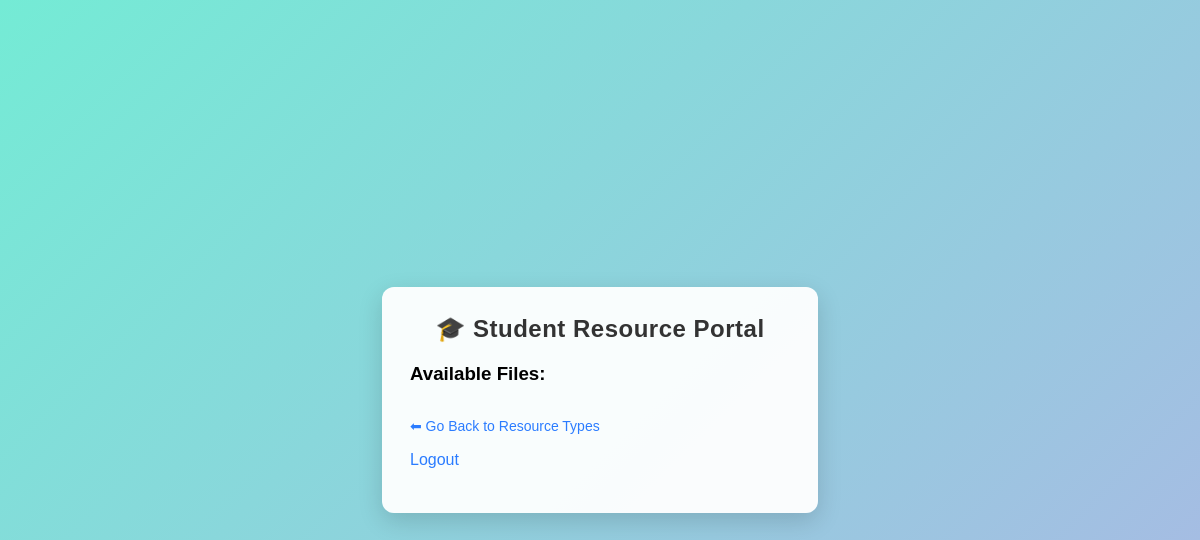
Before: /student/Notes/MCA/1st/1/Mid (signed in) with the older database file.
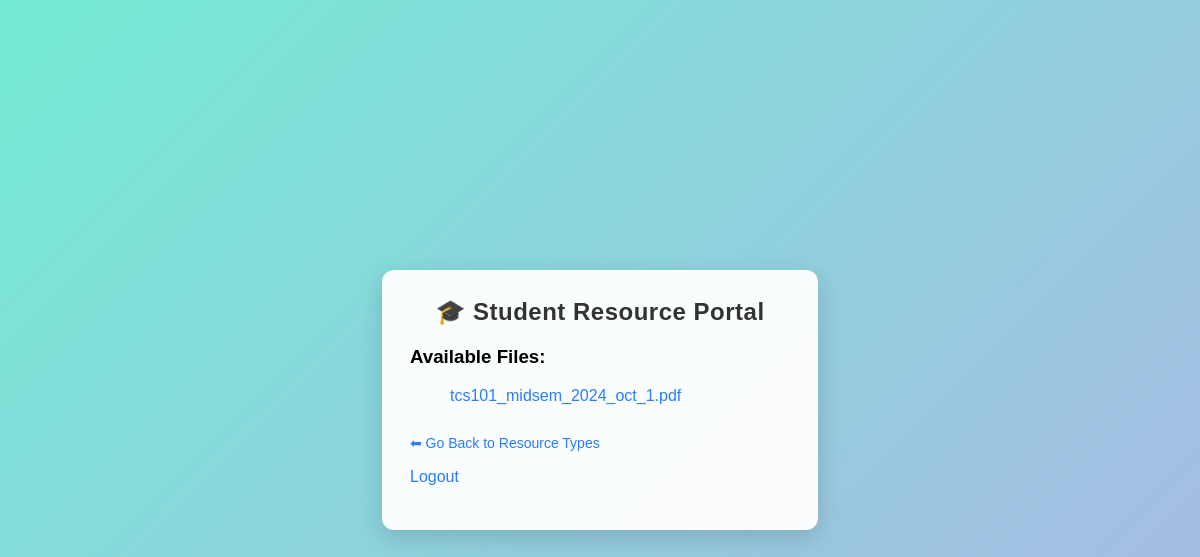
After: the same page with the newer database file.
### models/file.py (models this page shows, shortened)
class File(db.Model):
    __tablename__ = 'files'
    id = db.Column(db.Integer, primary_key=True)
    filename = db.Column(db.String(255), nullable=False)
    filepath = db.Column(db.String(255), nullable=False)
    uploaded_by = db.Column(db.Integer, db.ForeignKey('users.id'))
    resource_type = db.Column(db.String(100))
    course = db.Column(db.String(100))
    year = db.Column(db.String(20))
    semester = db.Column(db.String(20))
    exam_type = db.Column(db.String(50))
    upload_time = db.Column(db.String(50), default=datetime.datetime.now().strftime("%Y-%m-%d %H:%M:%S"))

### routes/student_routes.py (the view)
    def wrapper(*args, **kwargs):
        if "user_id" not in session:
            return redirect(url_for("auth.login_page"))
        return fn(*args, **kwargs)

### routes/auth_routes.py (called while the page is built, shortened)
def ensure_default_users():
    defaults = [
        {"username": "admin", "email": "admin@crms.com", "password": "admin123", "role": "admin"},
        {"username": "faculty", "email": "faculty@crms.com", "password": "faculty123", "role": "faculty"},
        {"username": "student", "email": "student@crms.com", "password": "student123", "role": "student"}
    ]
    for u in defaults:
        existing = User.query.filter_by(username=u["username"]).first()
    db.session.commit()

@auth_bp.before_app_request
def _init_defaults():
    try:
        ensure_default_users()
    except Exception:
        pass

### routes/student_routes.py (called while the page is built)
def login_required(fn):
    def wrapper(*args, **kwargs):
        if "user_id" not in session:
            return redirect(url_for("auth.login_page"))
        return fn(*args, **kwargs)
    wrapper.__name__ = fn.__name__
    return wrapper

@student_bp.route("/student/<resource_type>/<course>/<year>/<semester>/<exam_type>")
@login_required
def show_files(resource_type, course, year, semester, exam_type):
    files = File.query.filter_by(
        resource_type=resource_type,
        course=course,
        year=year,
        semester=semester,
        exam_type=exam_type
    ).order_by(File.upload_time.desc()).all()
    for f in files:
        if isinstance(f.upload_time, str):
            try:
                f.upload_time = datetime.fromisoformat(f.upload_time)
            except ValueError:
                pass
    return render_template(
        "student.html",
        level="files",
        files=files,
        path=[resource_type, course, year, semester, exam_type]
    )

### templates/student.html (shortened to what this page needs)
<!DOCTYPE html>
<html lang="en">
<head>
  <link rel="stylesheet" href="{{ url_for('static', filename='style.css') }}">
</head>
<body>
  <div class="container">
      <h2>🎓 Student Resource Portal</h2>
      {% if level != "files" %}
          <h3>Select {{ level|capitalize }}</h3>
          <ul>
              {% for option in options %}
                  <li>
                      <a href="/student/{{ '/'.join(path + [option]) }}">{{ option }}</a>
                  </li>
              {% endfor %}
          </ul>
      {% else %}
          <h3>Available Files:</h3>
          <ul>
              {% for f in files %}
                  <a href="{{ url_for('uploaded_file', filename=f.filename) }}" target="_blank">{{ f.filename }}</a>
              {% endfor %}
          </ul>
          <a class="back-link" href="{{ url_for('student.student_dashboard') }}">⬅ Go Back to Resource Types</a>
      {% endif %}
      <p><a href="{{ url_for('auth.logout') }}">Logout</a></p>
  </div>
</body>
</html>

### static/style.css (style rules this page uses)
body { font-family: 'Poppins', Arial, sans-serif; background: linear-gradient(135deg, #74ebd5 0%, #ACB6E5 100%); margin: 0; padding: 0; display: flex; min-height: 100vh; align-items: center; justify-content: center; }
.login-container, .container { background: rgba(255, 255, 255, 0.95); border-radius: 12px; padding: 28px; box-shadow: 0 8px 24px rgba(0, 0, 0, 0.15); width: 380px; transition: transform 0.2s ease, box-shadow 0.2s ease; }
h2 { margin-top: 0; text-align: center; color: #333; letter-spacing: 0.5px; }
a { color: #2b7cff; text-decoration: none; font-weight: 500; }
a.back-link { display: inline-block; margin-top: 14px; font-size: 14px; }

Changed rows visible on the page:
added File: filename "tcs101_midsem_2024_oct_1.pdf"
